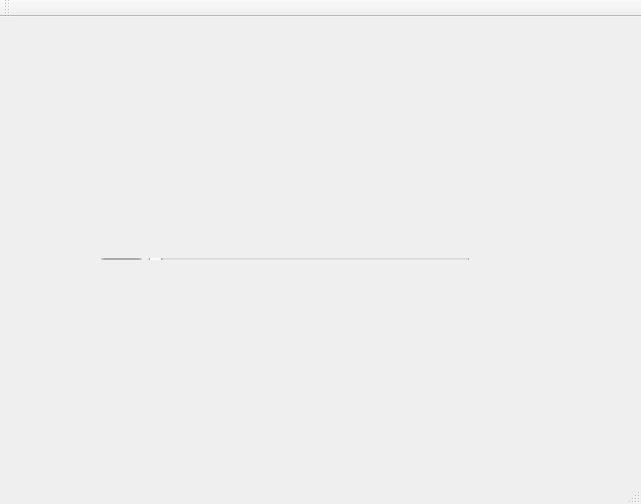
<?xml version="1.0" encoding="UTF-8"?>
<ui version="4.0">
 <class>MainWindow</class>
 <widget class="QMainWindow" name="MainWindow">
  <property name="geometry">
   <rect>
    <x>0</x>
    <y>0</y>
    <width>641</width>
    <height>504</height>
   </rect>
  </property>
  <property name="windowTitle">
   <string>MainWindow</string>
  </property>
  <widget class="QWidget" name="centralWidget">
   <widget class="QStackedWidget" name="stackedWidget">
    <property name="geometry">
     <rect>
      <x>170</x>
      <y>320</y>
      <width>120</width>
      <height>80</height>
     </rect>
    </property>
    <property name="currentIndex">
     <number>0</number>
    </property>
    <widget class="QWidget" name="page"/>
    <widget class="QWidget" name="page_2"/>
   </widget>
   <widget class="QWidget" name="">
    <property name="geometry">
     <rect>
      <x>90</x>
      <y>230</y>
      <width>391</width>
      <height>24</height>
     </rect>
    </property>
    <layout class="QHBoxLayout" name="horizontalLayout">
     <item>
      <widget class="QSpinBox" name="spinBox"/>
     </item>
     <item>
      <widget class="QSlider" name="horizontalSlider">
       <property name="orientation">
        <enum>Qt::Horizontal</enum>
       </property>
      </widget>
     </item>
    </layout>
   </widget>
  </widget>
  <widget class="QMenuBar" name="menuBar">
   <property name="geometry">
    <rect>
     <x>0</x>
     <y>0</y>
     <width>641</width>
     <height>23</height>
    </rect>
   </property>
  </widget>
  <widget class="QToolBar" name="mainToolBar">
   <attribute name="toolBarArea">
    <enum>TopToolBarArea</enum>
   </attribute>
   <attribute name="toolBarBreak">
    <bool>false</bool>
   </attribute>
  </widget>
  <widget class="QStatusBar" name="statusBar"/>
 </widget>
 <layoutdefault spacing="6" margin="11"/>
 <resources/>
 <connections/>
</ui>
